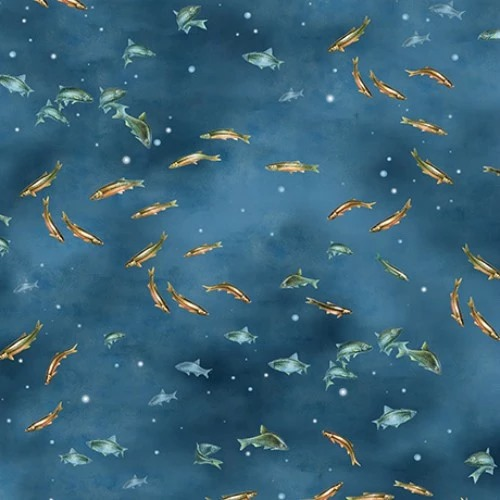
%> input picture DT_Homework/Week7/Count_Fish/1.png, 500 x 500 px
$ octave Region_Labeling.m   (GNU Octave 9; MATLAB toolbox functions it lacks are replaced by stand-ins)
%> lines starting %> are read from the running program, lines starting %| are printed output that depends on the picture; in (x1, y1, x2, y2) boxes, pixels count from 0 and x2, y2 are one past the last pixel; in counts of white or black regions, pixels touching at a corner belong together; the program's own positions count from 1
### DT_Homework/Week7/Count_Fish/mydilate.m
function imgB = mydilate(img,neighbor)
[x, y] = size(neighbor);
[ximg, yimg] = size(img);

% Shift img
x_add = floor(x / 2);
y_add = floor(y / 2);
xsize = ximg + 2 * x_add;
ysize = yimg + 2 * y_add;
img_new = zeros(xsize, ysize);
img_new(x_add+1:x_add+ximg,y_add+1:y_add+yimg) = img;

% Dilation
imgB = img;

for i=1:ximg
    for j=1:yimg
        % Khoi tao window tai img(i,j)
        x = i:i+x_add*2;
        y = j:j+y_add*2;
        imgW = img_new(x,y);
        % OR(window)
        for i1 = 1:size(imgW,1)
            for j1 = 1:size(imgW,2)
                if (imgW(i1,j1)==1)&&(neighbor(i1,j1)==1)
                    imgB(i,j)=1;
                    break;
                end
            end
        end
    end
end
end

### DT_Homework/Week7/Count_Fish/Region_Labeling.m
clear, clc, close all

% Load test image
imgO = imread('1.png');
%> imgO is the input picture: size 500x500x3 uint8; mean R, G, B 57.1, 99.9, 121.4
% img = imgO(:,:,1);
% img = rgb2gray(img-imgO);
img = rgb2gray(imread('1.png'));
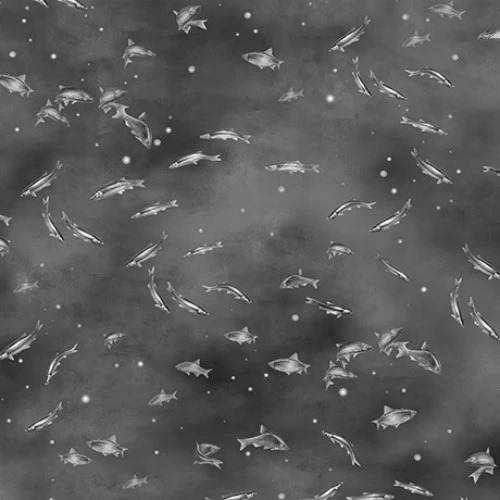
%> img: size 500x500 uint8; min 8, max 251, mean 89.5

% Binarize image
level = graythresh(img);
%> level = 0.467
bwImg = im2bw(img, level);
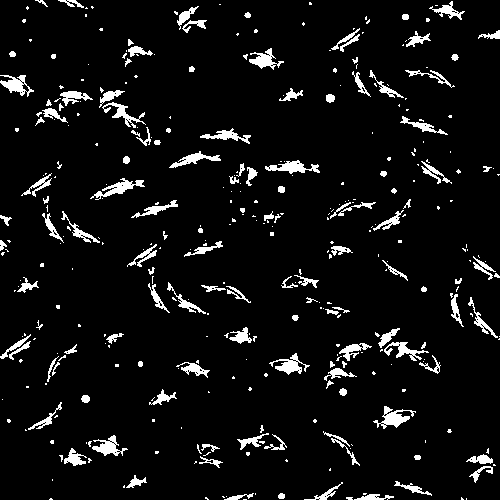
%> bwImg: size 500x500 logical; 6.4% white; 370 white regions (240 under 20 px), largest, box (x1, y1, x2, y2) and area: (373, 406, 416, 429) 383, (90, 178, 145, 200) 373, (265, 160, 320, 174) 358
se = strel('disk',5);
ne =  getnhood(se);

for i = 1:1
%> (the run ends here)
